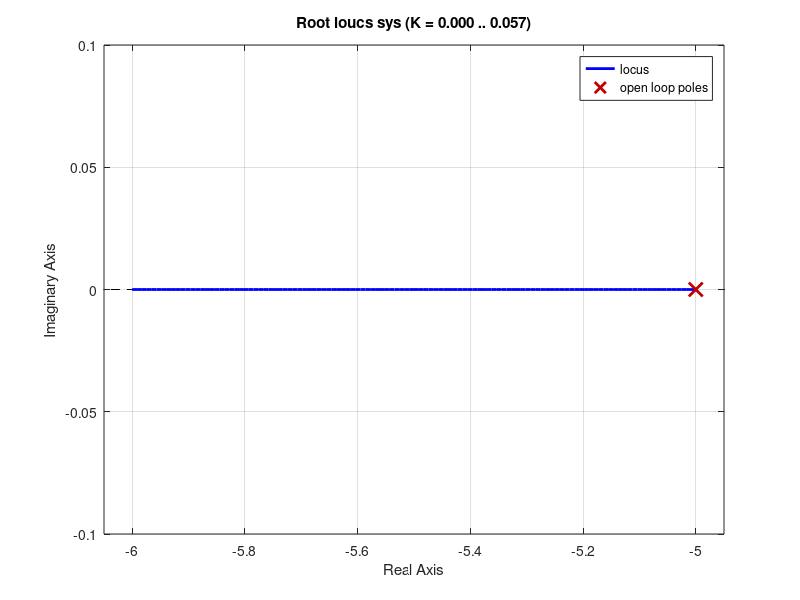

Here is the MATLAB script that generated this plot:
clear all
close all

%Constants
Ktach = .003
R = 4.2
J = .0004
B = .002
Ka = -1
Kt = 6.602
Ke = .047
Ri = 100000
Rf = 150000
C1 = .000000033
C2 = .00000001

% Part b

% p-control

num1 = [Rf*Kt*Ktach/(B*R)]
den1 = [Ri*J/B,Ri]
sys = tf(num1,den1)



rlocus(sys)
